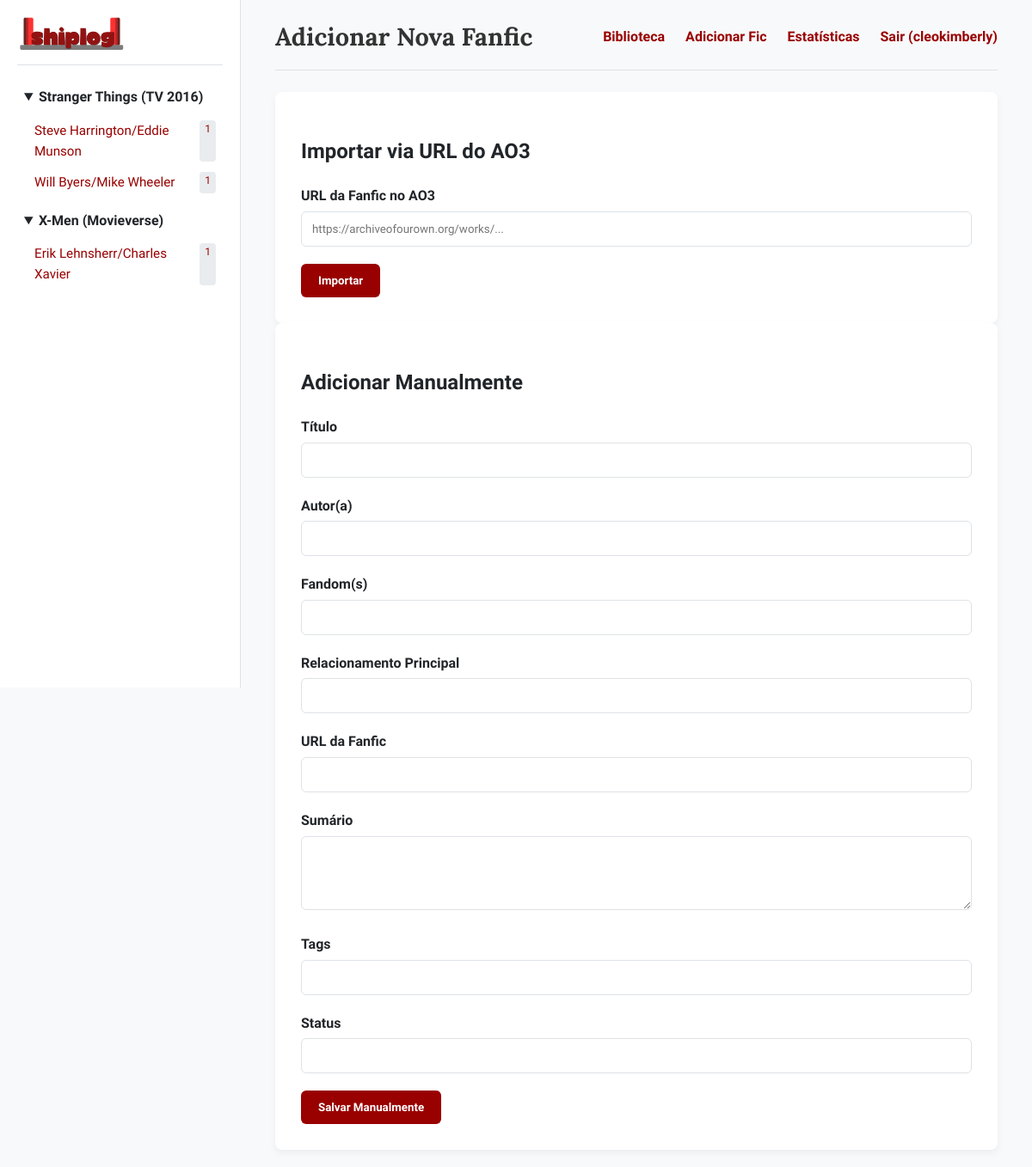
The app's page /add (signed in) with its own data.
### models.py (models this page shows, shortened)
class Fic(db.Model):
    id = db.Column(db.Integer, primary_key=True)
    title = db.Column(db.String(200), nullable=False)
    author = db.Column(db.String(100), nullable=False)
    fandom = db.Column(db.String(200), nullable=False)
    relationship = db.Column(db.String(200), nullable=True)
    summary = db.Column(db.Text, nullable=True)
    tags = db.Column(db.Text, nullable=True)
    status = db.Column(db.String(50), nullable=True)
    date_published = db.Column(db.String(50), nullable=True)
    source_url = db.Column(db.String(500), nullable=True)
    date_read = db.Column(db.Date, nullable=True)
    comment = db.Column(db.String(500), nullable=True)
    rating = db.Column(db.Integer, nullable=True) # NOVA COLUNA
    user_id = db.Column(db.Integer, db.ForeignKey('user.id'), nullable=False)

class User(UserMixin, db.Model):
    id = db.Column(db.Integer, primary_key=True)
    username = db.Column(db.String(80), unique=True, nullable=False)
    password_hash = db.Column(db.String(256), nullable=False)
    fics = db.relationship('Fic', backref='owner', lazy=True, cascade="all, delete-orphan")

### app.py (the view, shortened to what this page needs)
@app.route('/add', methods=['GET', 'POST'])
@login_required
def add_fic():
    url_form = AddFicUrlForm()
    manual_form = AddFicManualForm()
    return render_template('add_fic.html', url_form=url_form, manual_form=manual_form, title="Adicionar Fanfic")

### app.py
class AddFicUrlForm(FlaskForm):
    url = URLField('URL da Fanfic no AO3', validators=[DataRequired()])
    submit = SubmitField('Importar Fanfic')

class AddFicManualForm(FlaskForm):
    title = StringField('Título', validators=[DataRequired()])
    author = StringField('Autor(a)', validators=[DataRequired()])
    fandom = StringField('Fandom(s)', validators=[DataRequired()])
    relationship = StringField('Relacionamento Principal')
    summary = TextAreaField('Sumário')
    tags = StringField('Tags (separadas por vírgula)')
    status = StringField('Status')
    source_url = URLField('URL da Fanfic', validators=[DataRequired()])
    submit = SubmitField('Salvar Manualmente')

### app.py (called while the page is built)
@login_manager.user_loader
def load_user(user_id):
    return User.query.get(int(user_id))

@app.context_processor
def inject_sidebar_data():
    if not current_user.is_authenticated:
        return dict(sidebar_data={})
    fics = Fic.query.filter_by(user_id=current_user.id).order_by(Fic.title).all()
    sidebar_data = {}
    for fic in fics:
        main_fandom = fic.fandom.split(',')[0].strip()
        if main_fandom not in sidebar_data:
            sidebar_data[main_fandom] = {}
        relationship = fic.relationship or "Geral"
        if relationship not in sidebar_data[main_fandom]:
            sidebar_data[main_fandom][relationship] = []
        sidebar_data[main_fandom][relationship].append(fic)
    return dict(sidebar_data=sidebar_data)

### templates/add_fic.html (shortened to what this page needs)
{% extends "base.html" %}
{% block header %}Adicionar Nova Fanfic{% endblock %}
{% block content %}
<div class="add-fic-forms">
    <div class="form-container">
        <h2>Importar via URL do AO3</h2>
        <form method="POST" action="{{ url_for('add_fic') }}">
            <div class="form-group">
                {{ url_form.url.label }}
                {{ url_form.url(class="form-control", placeholder="https://archiveofourown.org/works/...") }}
            </div>
            <button type="submit" name="submit_url" class="btn btn-primary">Importar</button>
        </form>
    </div>
    <div class="form-container">
        <h2>Adicionar Manualmente</h2>
        <form method="POST" action="{{ url_for('add_fic') }}">
            <div class="form-group"><label>Título</label>{{ manual_form.title(class="form-control") }}</div>
            <div class="form-group"><label>Autor(a)</label>{{ manual_form.author(class="form-control") }}</div>
            <div class="form-group"><label>Fandom(s)</label>{{ manual_form.fandom(class="form-control") }}</div>
            <div class="form-group"><label>Relacionamento Principal</label>{{ manual_form.relationship(class="form-control") }}</div>
            <div class="form-group"><label>URL da Fanfic</label>{{ manual_form.source_url(class="form-control") }}</div>
            <div class="form-group"><label>Sumário</label>{{ manual_form.summary(class="form-control", rows=4) }}</div>
            <div class="form-group"><label>Tags</label>{{ manual_form.tags(class="form-control") }}</div>
            <div class="form-group"><label>Status</label>{{ manual_form.status(class="form-control") }}</div>
             <button type="submit" name="submit_manual" class="btn btn-primary">Salvar Manualmente</button>
        </form>
    </div>
</div>
{% endblock %}

### templates/base.html (shortened to what this page needs)
<!DOCTYPE html>
<html lang="pt-br">
<head>
    <link rel="stylesheet" href="{{ url_for('static', filename='css/style.css') }}">
</head>
<body>
    <div class="container">
        {% if not request.endpoint in ['home', 'login', 'register'] %}
            {% include '_sidebar.html' %}
        {% endif %}
        <main class="main-content">
            {% if not request.endpoint in ['home', 'login', 'register'] %}
                <header class="main-header">
                    <div class="header-content">
                        <h1>{% block header %}{{ title or 'Bem-vindo(a)!' }}{% endblock %}</h1>
                        <nav class="main-nav">
                            <a href="{{ url_for('library') }}">Biblioteca</a>
                            <a href="{{ url_for('add_fic') }}">Adicionar Fic</a>
                            <a href="{{ url_for('stats') }}">Estatísticas</a>
                            <a href="{{ url_for('logout') }}">Sair ({{ current_user.username }})</a>
                        </nav>
                    </div>
                </header>
            {% endif %}
            <div class="content">
                {% block content %}{% endblock %}
            </div>
        </main>
    </div>
</body>
</html>

### templates/_sidebar.html
<aside class="sidebar">
    <div class="sidebar-header">
      <a href="{{ url_for('library') }}" class="sidebar-logo">
        <img src="{{ url_for('static', filename='img/shiplog.png') }}" alt="Shiplog Logo">
      </a>
    </div>
    <nav class="fandom-nav">
        <ul>
            {% for fandom, relationships in sidebar_data|dictsort %}
                <li>
                    <details open>
                        <summary>{{ fandom }}</summary>
                        <ul class="relationship-list">
                            {% for relationship, fics in relationships|dictsort %}
                                <li>
                                    <a href="{{ url_for('library', fandom=fandom, relationship=relationship) }}">{{ relationship }} <span>{{ fics|length }}</span></a>
                                </li>
                            {% endfor %}
                        </ul>
                    </details>
                </li>
            {% else %}
                <li class="no-fics-message">
                    <span>Nenhuma fic na biblioteca.</span>
                    <a href="{{ url_for('add_fic') }}" class="btn btn-secondary btn-small">Adicionar</a>
                </li>
            {% endfor %}
        </ul>
    </nav>
</aside>

### static/css/style.css (style rules this page uses)
:root { --primary-color: #990000; --secondary-color: #6a0000; --background-color: #f8f9fa; --surface-color: #ffffff; --text-color: #212529; --text-muted-color: #6c757d; --border-color: #dee2e6; --font-serif: 'Lora', 'Georgia', serif; --font-sans: 'Nunito Sans', sans-serif; --border-radius: 8px; --shadow: 0 4px 8px rgba(0, 0, 0, 0.05); }
body { font-family: var(--font-sans); margin: 0; background-color: var(--background-color); color: var(--text-color); line-height: 1.6; }
.container { display: flex; }
a { color: var(--primary-color); text-decoration: none; transition: color 0.2s; }
.sidebar { width: 280px; min-width: 280px; background-color: var(--surface-color); border-right: 1px solid var(--border-color); padding: 20px; height: 100vh; position: sticky; top: 0; overflow-y: auto; box-sizing: border-box; }
.main-content { flex-grow: 1; padding: 20px 40px; box-sizing: border-box; }
.main-header { margin-bottom: 25px; }
.header-content { display: flex; justify-content: space-between; align-items: center; padding-bottom: 15px; border-bottom: 1px solid var(--border-color); }
.main-header h1 { font-family: var(--font-serif); color: #333; margin: 0; font-size: 1.8em; }
.main-nav a { margin-left: 20px; font-weight: 700; }
.sidebar-header { padding-bottom: 15px; margin-bottom: 15px; border-bottom: 1px solid var(--border-color); }
.sidebar-logo { display: flex; align-items: center; gap: 10px; color: #000; }
.sidebar-logo img { height: 40px; }
.fandom-nav ul { list-style: none; padding: 0; }
.fandom-nav details { margin-bottom: 5px; }
.fandom-nav summary { font-weight: 700; cursor: pointer; padding: 8px; border-radius: 6px; transition: background-color 0.2s; }
.fandom-nav .relationship-list a { display: flex; justify-content: space-between; padding: 6px 8px 6px 20px; border-radius: 6px; font-size: 0.95em; }
.fandom-nav .relationship-list span { background-color: #e9ecef; padding: 1px 6px; border-radius: 4px; font-size: 0.8em; }
.form-container, .details-container, .auth-form { background-color: var(--surface-color); padding: 30px; border-radius: var(--border-radius); box-shadow: var(--shadow); }
.form-group { margin-bottom: 20px; }
.form-group label { display: block; margin-bottom: 5px; font-weight: 700; }
.form-control { width: 100%; padding: 12px; border: 1px solid var(--border-color); border-radius: 6px; box-sizing: border-box; font-family: inherit; transition: border-color 0.2s, box-shadow 0.2s; }
.btn { padding: 12px 20px; border: none; border-radius: 6px; cursor: pointer; font-weight: 700; font-family: var(--font-sans); transition: background-color 0.2s, transform 0.1s; display: inline-block; text-align: center; }
.btn-primary { background-color: var(--primary-color); color: white; }

### records on screen
Fic: fandom "Stranger Things (TV 2016)", relationship "Will Byers/Mike Wheeler", fics "1"
Fic: relationship "Steve Harrington/Eddie Munson", fics "1"
Fic: fandom "X-Men (Movieverse)", relationship "Erik Lehnsherr/Charles Xavier", fics "1"
User: username "cleokimberly"

### other values on screen
{{ url_form.url.label }} "URL da Fanfic no AO3"
